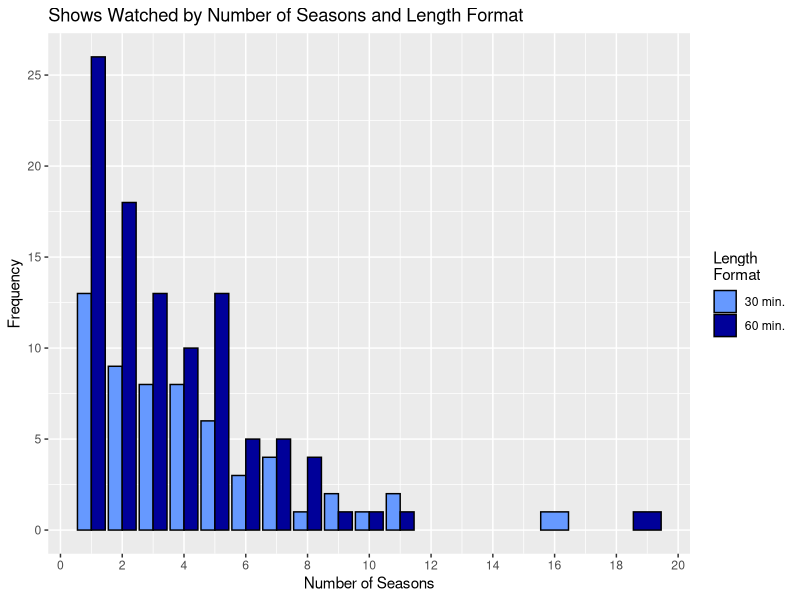

The R script that drew this image:
## ---- chunk 1
library(tidyverse)
data <- read_csv("TV Shows Watched.csv")
## ---- chunk 2
data %>% 
  ggplot(aes(x=Seasons, 
             fill=factor(Length_Format, 
                         labels=c("30 min.", "60 min."))))+
  geom_bar(color="black", position="dodge")+
  scale_x_continuous(breaks=seq(0, 20, 2))+
  scale_y_continuous(breaks=seq(0, 30, 5))+
  scale_fill_manual(values=c("#6699ff", "#000099"))+
  labs(x="Number of Seasons",
       y="Frequency", 
       fill="Length \nFormat",
       title="Shows Watched by Number of Seasons and Length Format")
